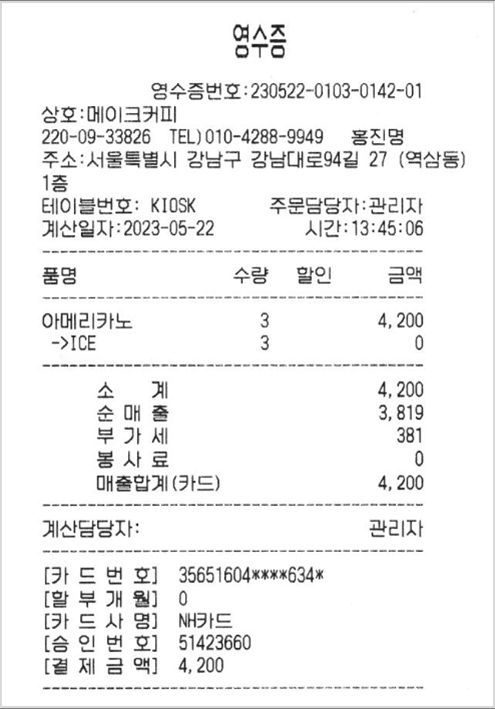
#> input picture images/bill.png, 495 x 709 px
$ jupyter execute --allow-errors 15_Tesseract.ipynb   (shell and % lines are left out)
#> lines starting #> are read from the running program, lines starting #| are printed output that depends on the picture; after the words box and inside, x2 and y2 are one past the last pixel; in counts of white or black regions, pixels touching at a corner belong together
## 15. Tesseract - OCR

[cell 1]
import cv2
from pytesseract import pytesseract as pyt
pyt.tesseract_cmd = r"C:\Program Files\Tesseract-OCR\tesseract.exe"
img = cv2.imread("images/bill.png", cv2.IMREAD_GRAYSCALE)
#> img is the input picture: shape (709, 495); min 0, max 255, mean 241.3
ret,binary = cv2.threshold(img, -1, 255, cv2.THRESH_BINARY | cv2.THRESH_OTSU)
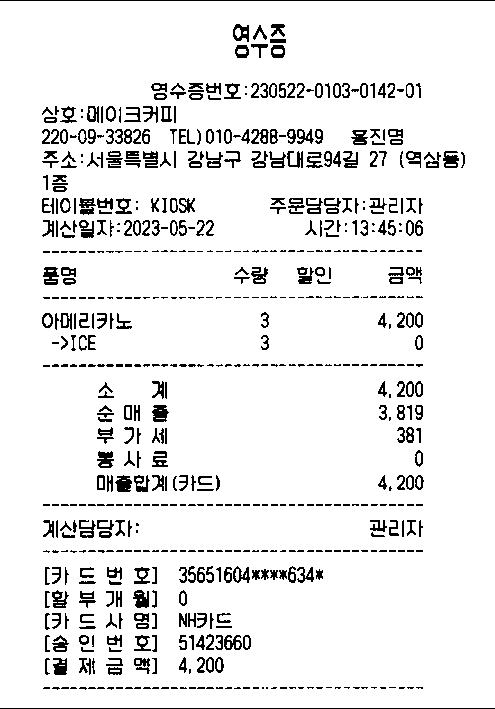
#> binary: shape (709, 495); 92.1% white; black in thin lines or dots
#> ret = 183

# text1 = pyt.image_to_string(img, lang='kor+eng')
#> (the rest of this cell did not finish here and is left out)

### 실습4. 이미지에서 글자 인식

[cell 2]
import cv2
from pytesseract import pytesseract as pyt

pyt.tesseract_cmd = r"C:\Program Files\Tesseract-OCR\tesseract.exe"
img = cv2.imread("images/stop.png", cv2.IMREAD_GRAYSCALE)
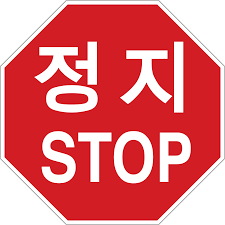
#> input picture images/stop.png, 225 x 225 px
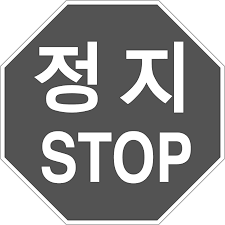
#> img: shape (225, 225); min 61, max 255, mean 147.6
img = img[30:185, 38:184]
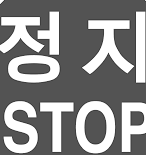
#> img: shape (155, 146); min 61, max 255, mean 138.4

ret,binary = cv2.threshold(img, -1, 255, cv2.THRESH_BINARY | cv2.THRESH_OTSU)
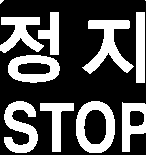
#> binary: shape (155, 146); 32.7% white; 11 white regions (2 under 20 px), largest, box (x1, y1, x2, y2) and area: (82, 20, 134, 74) 1151, (76, 101, 115, 153) 1071, (4, 101, 38, 153) 987
#> ret = 167

#> (the rest of this cell did not finish here and is left out)

### 실습4. 이미지에서 글자 인식 (마우스 이벤트) - 리더님

[cell 3]
import cv2
from pytesseract import pytesseract as pyt
import numpy as np

pyt.tesseract_cmd = r"C:\Program Files\Tesseract-OCR\tesseract.exe"

img = cv2.imread("images/stop.png")
#> img is the input picture: shape (225, 225, 3); mean B, G, R 118.6, 114.3, 226.1
